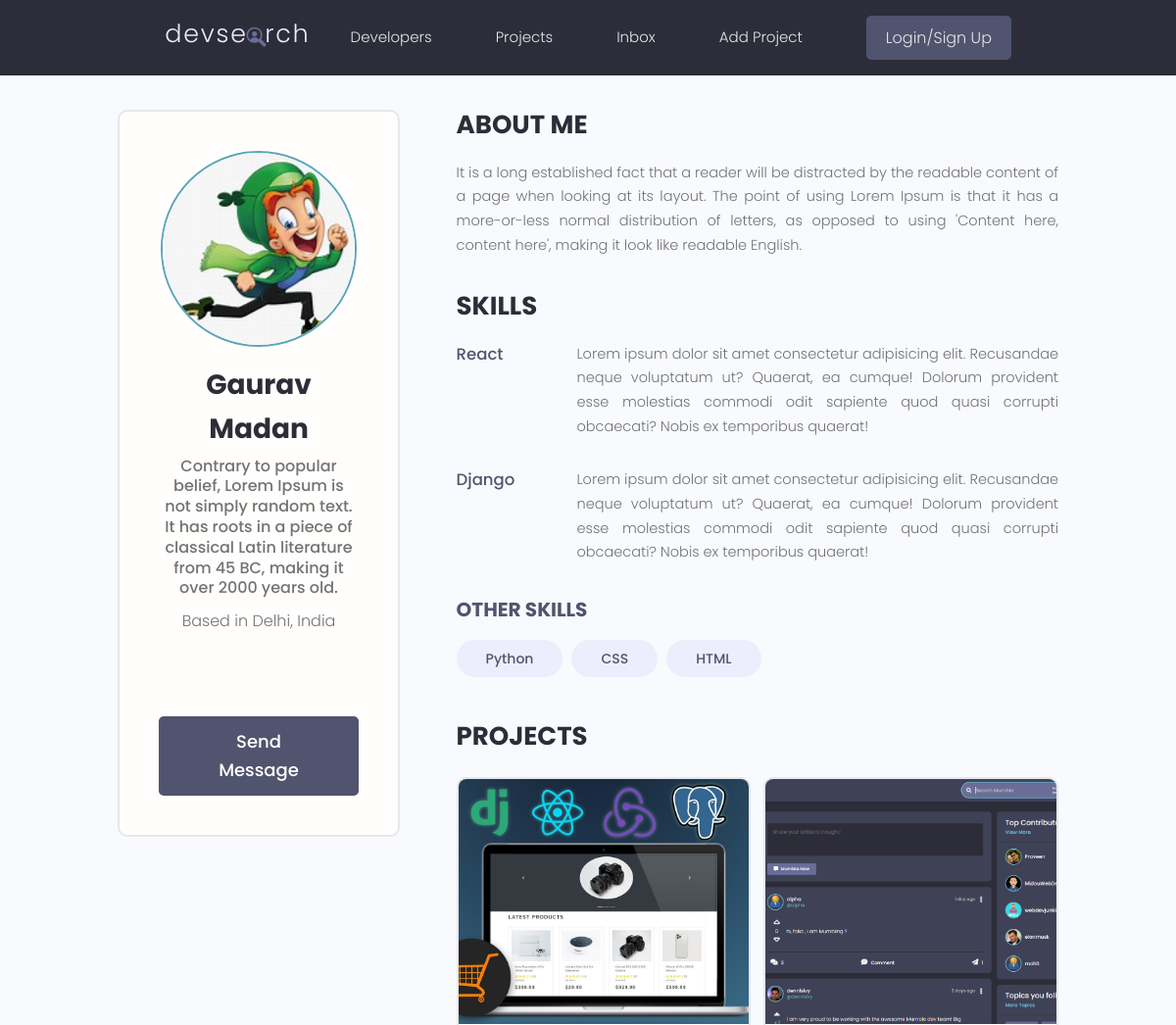
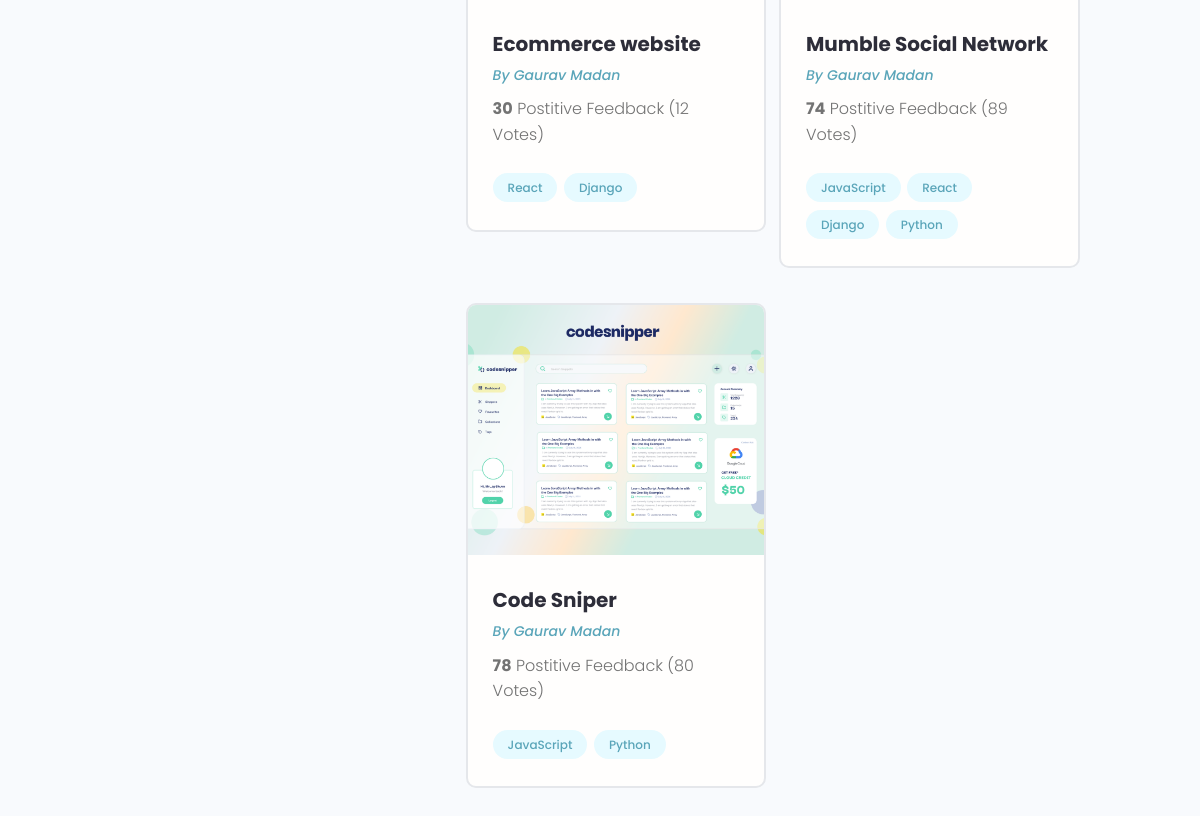
/profile/ab30c30b-9360-4121-8663-00e934e0992b/, run on the app's committed database (2 pictures, top to bottom).
### users/models.py (models this page shows, shortened)
class Profile(models.Model):
    user = models.OneToOneField(User, blank=True, null=True, on_delete=models.CASCADE)
    name = models.CharField(max_length=200, blank=True, null=True)
    email = models.EmailField(max_length=500, blank=True, null=True)
    username = models.CharField(max_length=200, blank=True, null=True)
    location = models.CharField(max_length=200, blank=True, null=True)
    short_intro = models.CharField(max_length=200, blank=True, null=True)
    bio = models.TextField(blank=True, null=True)
    profile_image = models.ImageField(blank=True, null=True, upload_to='profiles/', default='profiles/user-default.png')
    social_github = models.CharField(max_length=200, blank=True, null=True)
    social_linkedin = models.CharField(max_length=200, blank=True, null=True)
    social_youtube = models.CharField(max_length=200, blank=True, null=True)
    social_twitter = models.CharField(max_length=200, blank=True, null=True)
    created = models.DateTimeField(auto_now_add=True)
    id = models.UUIDField(default=uuid.uuid4, unique=True, primary_key=True, editable=False)

class Skill(models.Model):
    owner = models.ForeignKey(Profile, on_delete=models.CASCADE, null=True, blank=True)
    name = models.CharField(max_length=200, null=True, blank=True)
    description = models.TextField(null=True, blank=True)
    created = models.DateTimeField(auto_now_add=True)
    id = models.UUIDField(default=uuid.uuid4, unique=True, editable=False, primary_key=True)

### projects/models.py (models this page shows, shortened)
class Project(models.Model):
    owner = models.ForeignKey(Profile, null=True, blank=True, on_delete=models.SET_NULL)
    title = models.CharField(max_length=200)
    description = models.TextField(null=True, blank=True)
    featured_image = models.ImageField(null=True, blank=True, default='default.jpg')
    demo_link = models.CharField(max_length=2000, null=True, blank=True)
    source_link = models.CharField(max_length=2000, null=True, blank=True)
    tags = models.ManyToManyField('Tag', blank=True)
    vote_total = models.IntegerField(default=0, null=True, blank=True)
    vote_ratio = models.IntegerField(default=0, null=True, blank=True)
    created = models.DateTimeField(auto_now_add=True)
    id = models.UUIDField(default=uuid.uuid4, unique=True, primary_key=True, editable=False)

class Tag(models.Model):
    name = models.CharField(max_length=200)
    created = models.DateTimeField(auto_now_add=True)
    id = models.UUIDField(default=uuid.uuid4, unique=True, primary_key=True, editable=False)
    def __str__(self):
        return self.name

### users/views.py (the view)
# urls.py: path('profile/<str:pk>/', views.userprofile, name="userprofile")
def userprofile(request, pk):
    user = Profile.objects.get(id=pk)
    topskills = user.skill_set.exclude(description__exact="")
    otherskills = user.skill_set.filter(description="")
    context = {'user':user, 'topskills':topskills, 'otherskills':otherskills}
    return render(request, 'users/user-profile.html', context)

### users/templates/users/user-profile.html (shortened to what this page needs)
{% extends 'main.html' %}
{% block content %}
<main class="profile my-md">
    <div class="container">
      <div class="layout">
        <div class="column column--1of3">
          <div class="card text-center">
            <div class="card__body dev">
              <img class="avatar avatar--xl" src="{{ user.profile_image.url }}" />
              <h2 class="dev__name">{{ user.name }}</h2>
              <p class="dev__title">{{ user.short_intro }}</p>
              <p class="dev__location">Based in {{ user.location }}</p>
              <ul class="dev__social">
              </ul>
              <a href="#" class="btn btn--sub btn--lg">Send Message </a>
            </div>
          </div>
        </div>
        <div class="column column--2of3">
          <div class="devInfo">
            <h3 class="devInfo__title">About Me</h3>
            <p class="devInfo__about">
              {{ user.bio }}
            </p>
          </div>
          <div class="devInfo">
            <h3 class="devInfo__title">Skills</h3>
            <div class="devInfo__skills">
              {% for skill in topskills %}
              <div class="devSkill">
                <h4 class="devSkill__title">{{ skill.name }}</h4>
                <p class="devSkill__info">
                  Lorem ipsum dolor sit amet consectetur adipisicing elit. Recusandae neque voluptatum ut? Quaerat, ea
                  cumque! Dolorum provident esse molestias commodi odit sapiente quod quasi corrupti obcaecati? Nobis
                  ex temporibus quaerat!
                </p>
              </div>
              {% endfor %}
              <h3 class="devInfo__subtitle">Other Skills</h3>
              <div class="devInfo__otherSkills">
                {% for skill in otherskills %}
                <span class="tag tag--pill tag--sub tag--lg">
                  <small>{{ skill.name }}</small>
                </span>
                {% endfor %}
              </div>
            </div>
          </div>
          <div class="devInfo">
            <h3 class="devInfo__title">Projects</h3>
            <div class="grid grid--two">
            {% for project in user.project_set.all %}
              <div class="column">
                <div class="card project">
                  <a href="single-project.html" class="project">
                    <img class="project__thumbnail" src="{{ project.featured_image.url }}" alt="project thumbnail" />
                    <div class="card__body">
                      <h3 class="project__title">{{ project.title }}</h3>
                      <p><a class="project__author" href="{% url 'userprofile' project.owner.id %}">By {{ project.owner.name }}</a></p>
                      <p class="project--rating">
                        <span style="font-weight: bold;">{{ project.vote_ratio }}</span> Postitive
                        Feedback ({{ project.vote_total }} Vote{{ project.vote_total|pluralize:"s" }})
                      </p>
                      <div class="project__tags">
                        {% for tag in project.tags.all %}
                        <span class="tag tag--pill tag--main">
                          <small>{{ tag }}</small>
                        </span>
                        {% endfor %}
                      </div>
                    </div>
                  </a>
                </div>
              </div>
              {% endfor %}
            </div>
          </div>
        </div>
      </div>
    </div>
  </main>
{% endblock %}

### static/styles/app.css (style rules this page uses)
:root { --color-sub: #2d2d39; }
.btn--sub { background-color: var(--color-sub-light); }
.card { border: 2px solid var(--color-light); }
img { width: 100%; }
.profile .card > .dev { padding: 4rem; }
.dev__name { color: var(--color-sub); font-size: 2.8rem; font-weight: 700; margin-top: 1rem; margin-bottom: 0.5rem; }
.dev__title { font-size: 1.6rem; font-weight: 500; line-height: 1.3; }
.dev__location { margin-top: 1rem; }
.dev__social { margin: 3rem 0; list-style: none; display: flex; justify-content: center; gap: 1.5rem; }
.devInfo { margin-bottom: 3rem; }
.devInfo__title, .devInfo__subtitle { font-size: 2.6rem; color: var(--color-sub); text-transform: uppercase; font-weight: 700; margin-bottom: 1.5rem; }
.devInfo__subtitle { font-size: 2rem; color: var(--color-sub-light); }
.devInfo__about, .devSkill__info { font-size: 1.45rem; line-height: 1.7; text-align: justify; }
.devSkill { margin-bottom: 3rem; }
.devSkill__title { font-size: 1.65rem; font-weight: 500; color: var(--color-sub-light); }
@media screen and (min-width: 700px) { .devSkill { display: flex; justify-content: space-between; gap: 3rem; } }
@media screen and (min-width: 700px) { .devSkill__info { flex-basis: 80%; } }
.project__author { font-size: 1.4rem; font-style: italic; }
.project--rating { margin-bottom: 1.6em; margin-top: .5em; }
.project__thumbnail { height: 25rem; object-fit: cover; object-position: top center; }
.project__title { font-size: 2rem; font-weight: 700; color: var(--color-sub); }

### static/uikit/styles/modules/_variables.css (style rules this page uses)
:root { --color-main: #5aa5b9; --color-main-light: #e6faff; --color-sub: #3f4156; --color-sub-light: #51546e; --color-sub-lighter: #ededfd; --color-text: #737373; --color-gray: #8b8b8b; --color-light: #e5e7eb; --color-light-gray: #767676; --color-bg: #f8fafd; --color-white: #fffefd; --color-white-light: #f3f3f3; --color-success: #359e64; --color-success-bg: #def8e8; --color-error: #fc4b0b; --color-error-bg: #fff2ee; --font-base: 'Poppins', arial, helvetica, 'Segoe UI', roboto, ubuntu, sans-serif; --font-monospace: 'Fira Code', 'Courier New', courier, monospace; --font-regular: 300; --font-medium: 500; --font-bold: 700; --generic-shadow: 1px 1px 5px #00000010; --generic-transition: all 0.3s ease-in-out; }

### static/uikit/styles/modules/_base.css (style rules this page uses)
* { margin: 0; padding: 0; box-sizing: border-box; text-rendering: optimizeLegibility; color: inherit; font-size: inherit; }
html { font-size: 50%; }
@media only screen and (min-width: 480px) { html { font-size: 56.25%; } }
@media only screen and (min-width: 1200px) { html { font-size: 62.5%; } }
body { line-height: 1.6; font-weight: 400; font-size: 1.5rem; color: var(--color-text); background-color: var(--color-bg); min-height: 100vh; }

### static/uikit/styles/modules/_typography.css (style rules this page uses)
* { font-family: var(--font-base); }
h2 { font-size: 3.6rem; font-weight: var(--font-bold); }
h3 { font-size: 3.2rem; font-weight: var(--font-medium); }
h4 { font-size: 2.8rem; font-weight: var(--font-medium); }
p, span, strong { font-size: 1.6rem; color: var(--color-text); font-weight: var(--font-regular); }
a { padding-bottom: 2px; text-decoration: none; display: inline-block; color: var(--color-main); font-weight: var(--font-medium); }

### static/uikit/styles/modules/_utilities.css (style rules this page uses)
.container { width: 92%; max-width: 165rem; margin: 0 auto; box-sizing: border-box; }
@media screen and (min-width: 1000px) { .container { width: 90%; } }
@media screen and (min-width: 1200px) { .container { width: 80%; } }
.text-center { text-align: center; }
.my-md { margin: 3rem auto; }

### static/uikit/styles/modules/_avatar.css (style rules this page uses)
.avatar { border-radius: 50%; border: 2px solid var(--color-main); object-fit: cover; }
.avatar--xl { height: 20rem; width: 20rem; }

### static/uikit/styles/modules/_button.css (style rules this page uses)
.btn { display: inline-block; position: relative; cursor: pointer; background-color: var(--color-light); font-weight: var(--font-medium); color: var(--color-sub); text-decoration: none; padding: 1rem 2rem; border-radius: 0.5rem; border: none; width: -webkit-fit-content; width: -moz-fit-content; width: fit-content; height: -webkit-fit-content; height: -moz-fit-content; height: fit-content; font-size: 1.6rem; outline-width: 0; outline-color: transparent; -webkit-backface-visibility: hidden; backface-visibility: hidden; transition: all 0.3s ease-in-out; }
.btn--sub { background-color: var(--color-sub); color: var(--color-white); }
.btn--lg { font-size: 1.8rem; padding: 1.2rem 4.5rem; }

### static/uikit/styles/modules/_card.css (style rules this page uses)
.card { border-radius: 1rem; background-color: var(--color-white); border: 1.5px solid var(--color-light); width: auto; height: auto; margin-top: 0.5rem; margin-bottom: 0.5rem; overflow: hidden; }
.card__body, .card__header { padding: 2rem 2.5rem; }

### data on the page
Profile: profile_image (picture), name "Gaurav Madan", short_intro "Contrary to popular belief, Lorem Ipsum is not simply random text. It has roots in a piece of classical Latin literature from 45 BC, making it over 2000 years old.", location "Delhi, India", bio "It is a long established fact that a reader will be distracted by the readable content of a page when looking at its layout. The point of using Lorem Ipsum is that it has a more-or-less normal distribution of letters, as opposed to using 'Content here, content here', making it look like readable English."
Skill: name "React"
Skill: name "Django"
Skill: name "Python"
Skill: name "CSS"
Skill: name "HTML"
Project: featured_image (picture), title "Ecommerce website", owner.name "Gaurav Madan", vote_ratio "30", vote_total "12"
Tag: name "React"
Tag: name "Django"
Project: featured_image (picture), title "Mumble Social Network", owner.name "Gaurav Madan", vote_ratio "74", vote_total "89"
Tag: name "JavaScript"
Tag: name "Python"
Project: featured_image (picture), title "Code Sniper", owner.name "Gaurav Madan", vote_ratio "78", vote_total "80"
